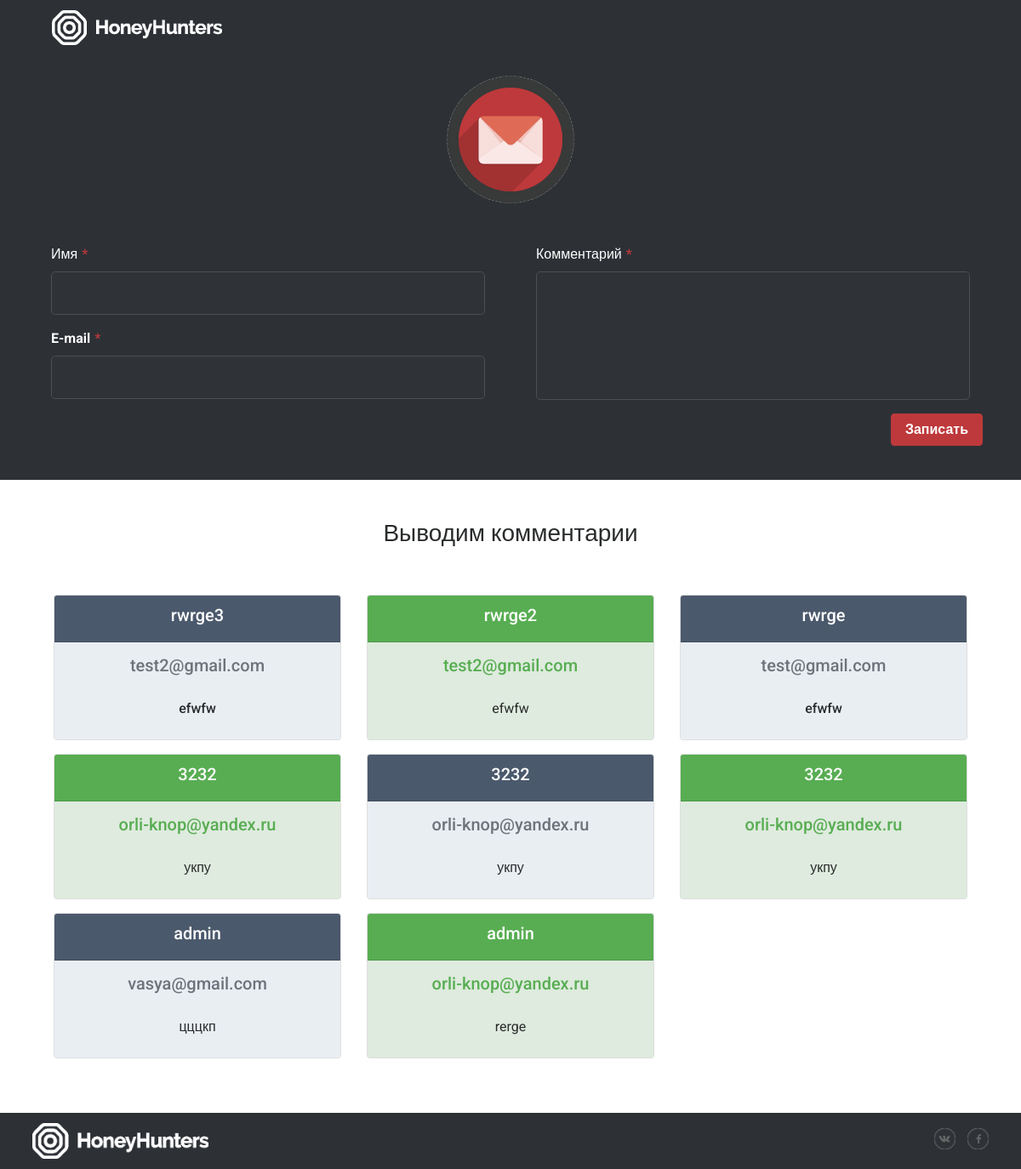
The page / on the database its author committed.
### comments/models.py (models this page shows, shortened)
class Comment(models.Model):
    username = models.CharField(max_length = 150)
    email = models.EmailField(max_length = 254)
    content = models.TextField()
    timestamp = models.DateTimeField(auto_now = False, auto_now_add = True)
    class Meta:
        verbose_name = 'комментарий'
        verbose_name_plural = 'комментарии'
        ordering = ["-timestamp"]

### comments/views.py (the view)
# urls.py: url(r'^$', index, name = 'index'),
def index(request):
    comments = Comment.objects.all()
    context = {
        "comments" : comments
    }
    return render(request, "comments/index.html", context)

### templates/comments/index.html (shortened to what this page needs)
{% load staticfiles %}
<!DOCTYPE html>
<html>
<head>
	<link rel="stylesheet" href="{% static 'css/bootstrap-4.min.css' %}">
	<link rel="stylesheet" href="{% static 'font-awesome-4.7.0/css/font-awesome.min.css' %}">
	<link href="{% static 'css/styles.css' %}" type="text/css" rel="stylesheet">
</head>
<body>
	<header class="container-fluid">
		<div class="container">
			<nav class="navbar navbar-dark bg-dark">
				<a class="navbar-brand" href="/">
					<img src="{% static 'assets/logo.png' %}" alt="logo honeyhunters">
				</a>
			</nav>
		</div>
	</header>
	<section id="new_comment" class = "p-4">
		<div class="container">
			<div class = "row">
				<div class = "col-12 text-center mb-5">
					<img class = "form-img" src = "{% static 'assets/email-img.png' %}" />
				</div>
			</div>
			<div class="form-row mb-3">
				<form id = "comment_form">{%csrf_token %}
					<div class="row">
						<div class="col-sm-6">
							<div class="col-12 mb-3">
							  <label for="username" class = "required">Имя</label>
							  <input type="text" class="form-control form-control-lg needs-validation" id="username" >
							</div>
							<div class="col-12 mb-3">
							  <label for="email" class = "required">E-mail</label>
							  <input type="text" class="form-control form-control-lg needs-validation validation-email" id="email" >
							</div>
						</div>
						<div class="col-sm-6">
							<div class="col-12 mb-3">
							  <label for="comment" class = "required">Комментарий</label>
							  <textarea class="form-control form-control-lg needs-validation" rows="5" id="comment" ></textarea>
							</div>
						</div>
					</div>
					<div class="row">
						<div class = "col-12 send-area">
							<button id = "add_comment" type="submit" class="btn btn-primary pull-right">Записать</button>
						</div>
					</div>
				</form>
			</div>
		</div>
	</section>
	<section id="comments" class="container-fluid p-5">
		<div class="container">
			<div class="row">
				<div class="col-12 text-center mb-5">
					<h3>Выводим комментарии</h3>
				</div>
			</div>
			<div class="row" id = "comment_list">
					{% if comments|length %}
						{% for comment in comments %}
							<div class="col-12 col-md-4 mb-3">
								<div class="card {% cycle 'card-1' 'card-2'%} ">
									<div class="card-header text-center">
										<h5>{{comment.username}}</h5>
									</div>
									<div class="card-body text-center pl-2 pr-2 pt-3 pb-4">
										<h5 class="card-title pb-3">{{comment.email}}</h5>
										<p class="card-text">{{comment.content}}</p>
									</div>
								</div>
							</div>
						{% endfor %}
					{% else %}
						<div class="col-12 text-center no-data">
							<p>Комментарии еще не были добавлены</p>
						</div>
					{% endif %}
			</div>
		</div>
	</section>
	<footer>
		<div class="container">
			<div class="row">
				<div class="col-12 col-md-6 p-2 text-center text-md-left">
					<a class="navbar-brand" href="/">
						<img src="{% static 'assets/logo-footer.png' %}" alt="logo honeyhunters">
					</a>
				</div>
				<div class="col-12 col-md-3 offset-md-3 text-center text-md-right  p-2">
					<a class="social" href="https://vk.com/obslyzhivaniesaitov">
						<img src="{% static 'assets/vk.png' %}" alt="vk honeyhunters">
					</a>
					<a class="social" href="https://facebook.com/honeyhuntersmanagement/">
						<img src="{% static 'assets/fb.png' %}" alt="facebook honeyhunters">
					</a>
				</div>
			</div>
		</div>
	</footer>
</body>
</html>

### hh_project/static/css/styles.css (style rules this page uses)
html, body { margin: 0; padding: 0; height: 100%; width: 100%; font-family: 'Roboto', sans-serif; }
#comments { background-color: #ffffff; }
header { background-color: #2d3136; }
header .navbar-brand img { width: 30%; max-width: 200px; height: auto; }
#new_comment { background-color: #2d3136; }
.form-control { color: #d7d7d7; background-color: #2f3338; border-color: #4c4f53; }
textarea.form-control { resize: none; }
label { color: #ffffff; }
label.required:after { content: '*'; color: #be393b; font-weight: 500; margin-left: 5px; }
label[for="comment"], label[for="username"] { font-weight: 500; }
label[for="email"] { font-weight: 700; }
.btn-primary { background: #be393b!important; border-color: #be393b!important; font-weight: 700; }
.btn-primary , .btn-primary :focus { background: #be393b!important; border-color: #be393b!important; }
.form-img { width: 30%; max-width: 150px; height: auto; display: inline-block; }
.card-body h5, .card-header h5, .card-body p { word-break: break-all; }
.card-1 .card-header { background-color: #4b596c; color: #ffffff; }
.card-2 .card-header { background-color: #58ad52; color: #ffffff; }
.card-1 .card-body { background-color: #e9eef3; font-weight: 500; }
.card-2 .card-body { background-color: #deebde; font-weight: 400; }
.card-1 .card-title { color: #6d737b; }
.card-2 .card-title { color: #58ad52; }
footer { background-color: #2d3136; }
footer .navbar-brand { height: 50px; }
footer .navbar-brand img { height: 100%; width: auto; }
footer a { display: inline-block; }
footer .social { width: 25px; margin: 10px 10px 10px 0; }
footer .social:last-child { margin-right: 0; }
footer .social img { width: 100%; height: auto; }

### rows shown on the page
Comment: username "rwrge3", email "test2@gmail.com", content "efwfw"
Comment: username "rwrge2", email "test2@gmail.com", content "efwfw"
Comment: username "rwrge", email "test@gmail.com", content "efwfw"
Comment: username "3232", email "orli-knop@yandex.ru", content "укпу"
Comment: username "3232", email "orli-knop@yandex.ru", content "укпу"
Comment: username "3232", email "orli-knop@yandex.ru", content "укпу"
Comment: username "admin", email "vasya@gmail.com", content "цццкп"
Comment: username "admin", email "orli-knop@yandex.ru", content "rerge"
